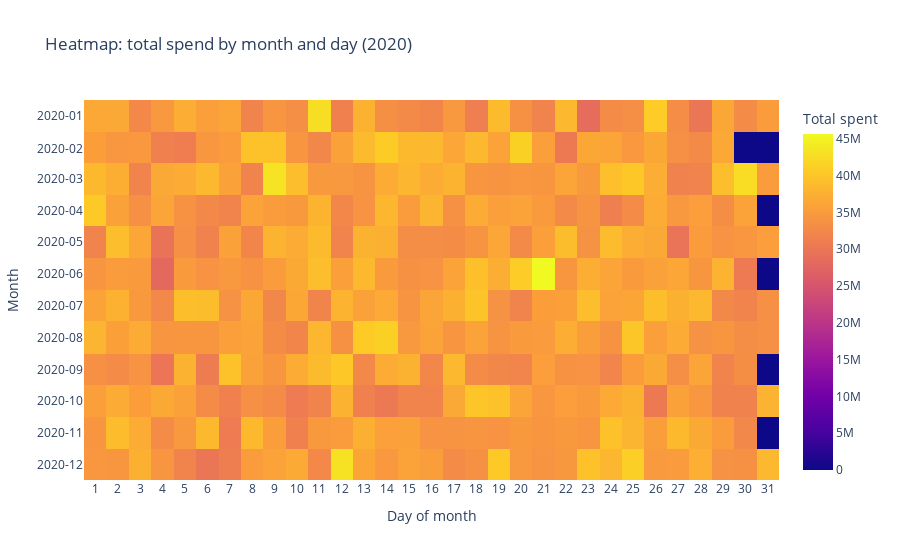

Source (notebook cell):
### Markdown cell above
### Тепловая карта ежедневных расходов: месяц × день месяца (2020)

Тепловая карта отражает суммарные ежедневные расходы по всем категориям в разрезе месяцев и дней месяца за 2020 год.  
Цвет ячейки соответствует величине совокупных трат за конкретный день.

Визуализация позволяет:
- выявить внутримесячные и межмесячные паттерны расходов
- обнаружить дни с аномально высокими или низкими тратами
- сравнить общую интенсивность расходов между месяцами

### Code cell
# heatmap: "месяц × день месяца" (сумма трат по всем категориям)
# агрегируем общий spend по дням (по всем категориям)
daily_total = (
    df.groupby("ymd", as_index=False)["total_spent"]
      .sum()
)

# признаки для тепловой карты
daily_total["month"] = daily_total["ymd"].dt.strftime("%Y-%m")
daily_total["day"] = daily_total["ymd"].dt.day

# фиксируем полный набор месяцев 2020 и дней 1..31
month_order = pd.date_range("2020-01-01", "2020-12-01", freq="MS").strftime("%Y-%m").tolist()
day_order = list(range(1, 32))

# строим матрицу и "дополняем" отсутствующие месяцы/дни нулями
heat = (
    daily_total.pivot_table(
        index="month",
        columns="day",
        values="total_spent",
        aggfunc="sum",
        fill_value=0
    )
    .reindex(index=month_order, columns=day_order, fill_value=0)
)

# heatmap
fig = px.imshow(
    heat,
    aspect="auto",
    title="Heatmap: total spend by month and day (2020)",
    labels=dict(x="Day of month", y="Month", color="Total spent")
)

# заставляем Plotly подписать все месяцы и дни
fig.update_xaxes(tickmode="array", tickvals=day_order, ticktext=[str(d) for d in day_order])
fig.update_yaxes(tickmode="array", tickvals=month_order, ticktext=month_order)

fig.show()

### Figure 1 — Plotly figure (JSON) as saved in the notebook; plotly's stock layout.template omitted (floating-point values rounded to 4 significant figures; data arrays with more than 128 entries replaced by an {"elided": "..."} marker saying what was removed)
{"data": [{"coloraxis": "coloraxis", "hovertemplate": "Day of month: %{x}<br>Month: %{y}<br>Total spent: %{z}<extra></extra>", "name": "0", "type": "heatmap", "x": [1, 2, 3, 4, 5, 6, 7, 8, 9, 10, 11, 12, 13, 14, 15, 16, 17, 18, 19, 20, 21, 22, 23, 24, 25, 26, 27, 28, 29, 30, 31], "xaxis": "x", "y": ["2020-01", "2020-02", "2020-03", "2020-04", "2020-05", "2020-06", "2020-07", "2020-08", "2020-09", "2020-10", "2020-11", "2020-12"], "yaxis": "y", "z": {"elided": "12x31 float values"}}], "layout": {"coloraxis": {"colorbar": {"title": {"text": "Total spent"}}, "colorscale": [[0, "#0d0887"], [0.1111, "#46039f"], [0.2222, "#7201a8"], [0.3333, "#9c179e"], [0.4444, "#bd3786"], [0.5556, "#d8576b"], [0.6667, "#ed7953"], [0.7778, "#fb9f3a"], [0.8889, "#fdca26"], [1, "#f0f921"]]}, "title": {"text": "Heatmap: total spend by month and day (2020)"}, "xaxis": {"anchor": "y", "domain": [0, 1], "tickmode": "array", "ticktext": ["1", "2", "3", "4", "5", "6", "7", "8", "9", "10", "11", "12", "13", "14", "15", "16", "17", "18", "19", "20", "21", "22", "23", "24", "25", "26", "27", "28", "29", "30", "31"], "tickvals": [1, 2, 3, 4, 5, 6, 7, 8, 9, 10, 11, 12, 13, 14, 15, 16, 17, 18, 19, 20, 21, 22, 23, 24, 25, 26, 27, 28, 29, 30, 31], "title": {"text": "Day of month"}}, "yaxis": {"anchor": "x", "autorange": "reversed", "domain": [0, 1], "tickmode": "array", "ticktext": ["2020-01", "2020-02", "2020-03", "2020-04", "2020-05", "2020-06", "2020-07", "2020-08", "2020-09", "2020-10", "2020-11", "2020-12"], "tickvals": ["2020-01", "2020-02", "2020-03", "2020-04", "2020-05", "2020-06", "2020-07", "2020-08", "2020-09", "2020-10", "2020-11", "2020-12"], "title": {"text": "Month"}}}}
